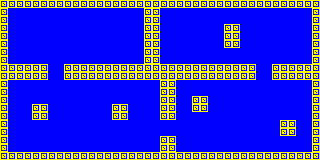

This is a level from a 2D game, rendered from its Tiled map with the project's own tilesets. A one-line summary and the complete map file follow:
An orthogonal 40x20 tile map with 8x8 px tiles, 1 tile layer (Capa de patrones 1).

<map version="1.2" tiledversion="1.3.2" orientation="orthogonal" renderorder="right-down" compressionlevel="-1" width="40" height="20" tilewidth="8" tileheight="8" infinite="0" nextlayerid="2" nextobjectid="1">
 <tileset firstgid="1" source="tiles.tsx" />
 <layer id="1" name="Capa de patrones 1" width="40" height="20">
  <data encoding="csv">
2,2,2,2,2,2,2,2,2,2,2,2,2,2,2,2,2,2,2,2,2,2,2,2,2,2,2,2,2,2,2,2,2,2,2,2,2,2,2,2,
2,1,1,1,1,1,1,1,1,1,1,1,1,1,1,1,1,1,2,2,1,1,1,1,1,1,1,1,1,1,1,1,1,1,1,1,1,1,1,2,
2,1,1,1,1,1,1,1,1,1,1,1,1,1,1,1,1,1,2,2,1,1,1,1,1,1,1,1,1,1,1,1,1,1,1,1,1,1,1,2,
2,1,1,1,1,1,1,1,1,1,1,1,1,1,1,1,1,1,2,2,1,1,1,1,1,1,1,1,2,2,1,1,1,1,1,1,1,1,1,2,
2,1,1,1,1,1,1,1,1,1,1,1,1,1,1,1,1,1,2,2,1,1,1,1,1,1,1,1,2,2,1,1,1,1,1,1,1,1,1,2,
2,1,1,1,1,1,1,1,1,1,1,1,1,1,1,1,1,1,2,2,1,1,1,1,1,1,1,1,2,2,1,1,1,1,1,1,1,1,1,2,
2,1,1,1,1,1,1,1,1,1,1,1,1,1,1,1,1,1,2,2,1,1,1,1,1,1,1,1,1,1,1,1,1,1,1,1,1,1,1,2,
2,1,1,1,1,1,1,1,1,1,1,1,1,1,1,1,1,1,2,2,1,1,1,1,1,1,1,1,1,1,1,1,1,1,1,1,1,1,1,2,
2,2,2,2,2,2,1,1,2,2,2,2,2,2,2,2,2,2,2,2,2,2,2,2,2,2,2,2,2,2,2,2,1,1,2,2,2,2,2,2,
2,2,2,2,2,2,1,1,2,2,2,2,2,2,2,2,2,2,2,2,2,2,2,2,2,2,2,2,2,2,2,2,1,1,2,2,2,2,2,2,
2,1,1,1,1,1,1,1,1,1,1,1,1,1,1,1,1,1,1,1,2,2,1,1,1,1,1,1,1,1,1,1,1,1,1,1,1,1,1,2,
2,1,1,1,1,1,1,1,1,1,1,1,1,1,1,1,1,1,1,1,2,2,1,1,1,1,1,1,1,1,1,1,1,1,1,1,1,1,1,2,
2,1,1,1,1,1,1,1,1,1,1,1,1,1,1,1,1,1,1,1,2,2,1,1,2,2,1,1,1,1,1,1,1,1,1,1,1,1,1,2,
2,1,1,1,2,2,1,1,1,1,1,1,1,1,2,2,1,1,1,1,2,2,1,1,2,2,1,1,1,1,1,1,1,1,1,1,1,1,1,2,
2,1,1,1,2,2,1,1,1,1,1,1,1,1,2,2,1,1,1,1,2,2,1,1,1,1,1,1,1,1,1,1,1,1,1,1,1,1,1,2,
2,1,1,1,1,1,1,1,1,1,1,1,1,1,1,1,1,1,1,1,1,1,1,1,1,1,1,1,1,1,1,1,1,1,1,2,2,1,1,2,
2,1,1,1,1,1,1,1,1,1,1,1,1,1,1,1,1,1,1,1,1,1,1,1,1,1,1,1,1,1,1,1,1,1,1,2,2,1,1,2,
2,1,1,1,1,1,1,1,1,1,1,1,1,1,1,1,1,1,1,1,2,2,1,1,1,1,1,1,1,1,1,1,1,1,1,1,1,1,1,2,
2,1,1,1,1,1,1,1,1,1,1,1,1,1,1,1,1,1,1,1,2,2,1,1,1,1,1,1,1,1,1,1,1,1,1,1,1,1,1,2,
2,2,2,2,2,2,2,2,2,2,2,2,2,2,2,2,2,2,2,2,2,2,2,2,2,2,2,2,2,2,2,2,2,2,2,2,2,2,2,2
</data>
 </layer>
</map>